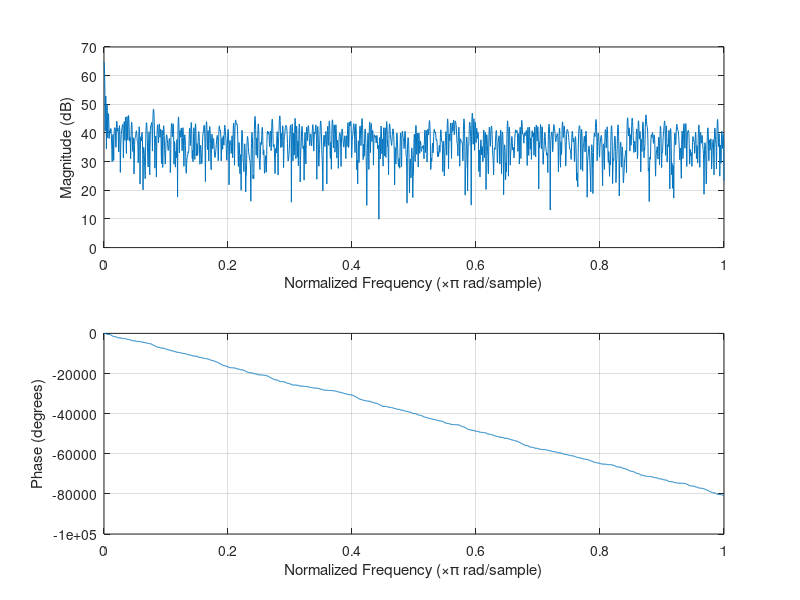
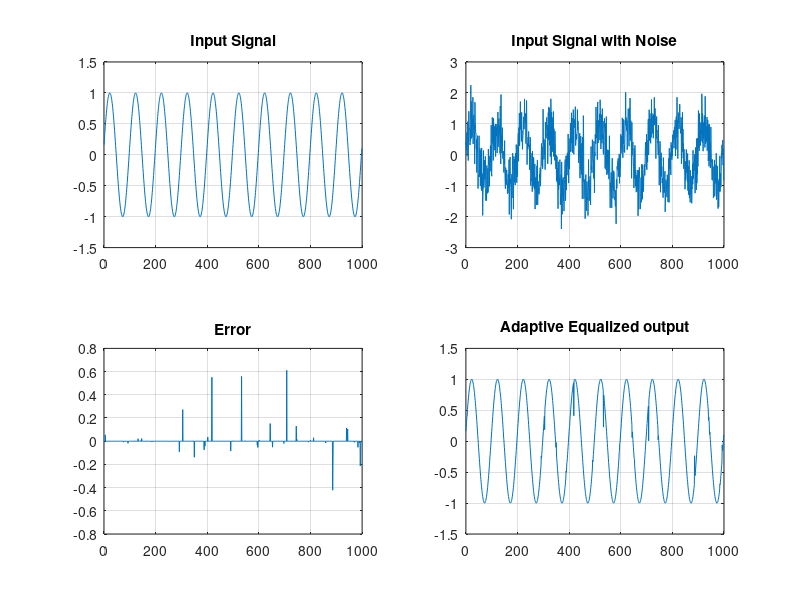

These charts were generated, in order, by the following MATLAB code:
clc;
close all;
clear variables;
N=1000;
t=0:N-1;
w0=0.01;  phi=0.1;
d=sin(2*pi*(1:N)*w0+phi); %transmitted signal
x=d+randn(1,N)*0.5; % signal with noise
h=zeros(1,N); 
mu=0.2;%mu is adaptive coefficient and is valued between 0 to 1(0.2 is the optimum value determined from 
       %trial and error) also step size.
       
k=10*N;
while k>0
e = d - h.*x;%estimation..
temp = h;
h=temp + mu*e .* x;%transfer function w.r.t input signal
k=k-1;
end
yd = h .* x;  

figure('name','transferFunction');
freqz(abs(h))

figure ('name','SignalPlot');
subplot(221),plot(t,d);
title('Input Signal'),ylim([-1.5 1.5]);grid;
subplot(222),plot(t,x);
title('Input Signal with Noise'),grid;
subplot(223),plot(t,e);grid
title('Error'),
subplot(224),plot(t,yd);grid;
title('Adaptive Equalized output');ylim([-1.5 1.5]);
